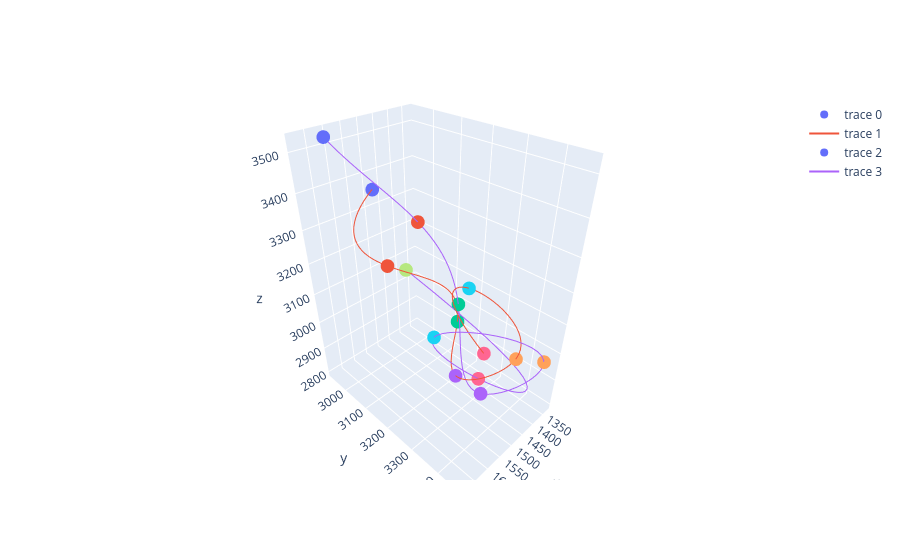

This figure's notebook cell:
### Markdown cell above
We can visualize the aligned traces by their index in the pair matrix.

### Code cell
tr.plot_paired_traces(pairs, 371)
